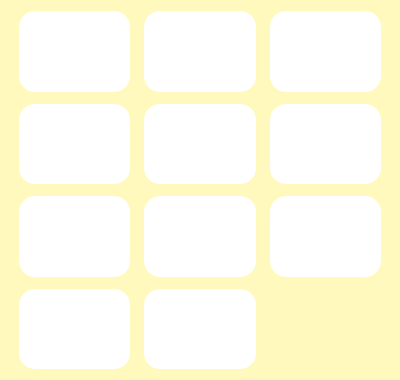
    <widget class="QWidget" name="scrollAreaWidgetContents">
     <property name="geometry">
      <rect>
       <x>0</x>
       <y>0</y>
       <width>400</width>
       <height>380</height>
      </rect>
     </property>
     <property name="styleSheet">
      <string notr="true">border-width:0px;
border-radius: 0px;
background-color: rgba(255, 249, 190, 255);</string>
     </property>
     <layout class="QVBoxLayout" name="verticalLayout">
      <item>
       <layout class="QGridLayout" name="gridLayout">
        <property name="leftMargin">
         <number>8</number>
        </property>
        <property name="topMargin">
         <number>0</number>
        </property>
        <property name="rightMargin">
         <number>8</number>
        </property>
        <property name="bottomMargin">
         <number>0</number>
        </property>
        <property name="horizontalSpacing">
         <number>14</number>
        </property>
        <property name="verticalSpacing">
         <number>12</number>
        </property>
        <item row="0" column="0">
         <widget class="QLabel" name="immagineLabel_10">
          <property name="sizePolicy">
           <sizepolicy hsizetype="MinimumExpanding" vsizetype="MinimumExpanding">
            <horstretch>0</horstretch>
            <verstretch>0</verstretch>
           </sizepolicy>
          </property>
          <property name="minimumSize">
           <size>
            <width>100</width>
            <height>80</height>
           </size>
          </property>
          <property name="styleSheet">
           <string notr="true">border-radius: 16px;
background-color: rgba(255, 255, 255, 255);</string>
          </property>
          <property name="text">
           <string/>
          </property>
          <property name="scaledContents">
           <bool>true</bool>
          </property>
          <property name="alignment">
           <set>Qt::AlignCenter</set>
          </property>
          <property name="margin">
           <number>10</number>
          </property>
          <property name="indent">
           <number>10</number>
          </property>
         </widget>
        </item>
        <item row="1" column="2">
         <widget class="QLabel" name="immagineLabel_15">
          <property name="sizePolicy">
           <sizepolicy hsizetype="MinimumExpanding" vsizetype="MinimumExpanding">
            <horstretch>0</horstretch>
            <verstretch>0</verstretch>
           </sizepolicy>
          </property>
          <property name="minimumSize">
           <size>
            <width>100</width>
            <height>80</height>
           </size>
          </property>
          <property name="styleSheet">
           <string notr="true">border-radius: 16px;
background-color: rgba(255, 255, 255, 255);</string>
          </property>
          <property name="text">
           <string/>
          </property>
          <property name="scaledContents">
           <bool>true</bool>
          </property>
          <property name="alignment">
           <set>Qt::AlignCenter</set>
          </property>
          <property name="margin">
           <number>10</number>
          </property>
          <property name="indent">
           <number>10</number>
          </property>
         </widget>
        </item>
        <item row="1" column="0">
         <widget class="QLabel" name="immagineLabel_11">
          <property name="sizePolicy">
           <sizepolicy hsizetype="MinimumExpanding" vsizetype="MinimumExpanding">
            <horstretch>0</horstretch>
            <verstretch>0</verstretch>
           </sizepolicy>
          </property>
          <property name="minimumSize">
           <size>
            <width>100</width>
            <height>80</height>
           </size>
          </property>
          <property name="styleSheet">
           <string notr="true">border-radius: 16px;
background-color: rgba(255, 255, 255, 255);</string>
          </property>
          <property name="text">
           <string/>
          </property>
          <property name="scaledContents">
           <bool>true</bool>
          </property>
          <property name="alignment">
           <set>Qt::AlignCenter</set>
          </property>
          <property name="margin">
           <number>10</number>
          </property>
          <property name="indent">
           <number>10</number>
          </property>
         </widget>
        </item>
        <item row="2" column="1">
         <widget class="QLabel" name="immagineLabel_16">
          <property name="sizePolicy">
           <sizepolicy hsizetype="MinimumExpanding" vsizetype="MinimumExpanding">
            <horstretch>0</horstretch>
            <verstretch>0</verstretch>
           </sizepolicy>
          </property>
          <property name="minimumSize">
           <size>
            <width>100</width>
            <height>80</height>
           </size>
          </property>
          <property name="styleSheet">
           <string notr="true">border-radius: 16px;
background-color: rgba(255, 255, 255, 255);</string>
          </property>
          <property name="text">
           <string/>
          </property>
          <property name="scaledContents">
           <bool>true</bool>
          </property>
          <property name="alignment">
           <set>Qt::AlignCenter</set>
          </property>
          <property name="margin">
           <number>10</number>
          </property>
          <property name="indent">
           <number>10</number>
          </property>
         </widget>
        </item>
        <item row="2" column="2">
         <widget class="QLabel" name="immagineLabel_17">
          <property name="sizePolicy">
           <sizepolicy hsizetype="MinimumExpanding" vsizetype="MinimumExpanding">
            <horstretch>0</horstretch>
            <verstretch>0</verstretch>
           </sizepolicy>
          </property>
          <property name="minimumSize">
           <size>
            <width>100</width>
            <height>80</height>
           </size>
          </property>
          <property name="styleSheet">
           <string notr="true">border-radius: 16px;
background-color: rgba(255, 255, 255, 255);</string>
          </property>
          <property name="text">
           <string/>
          </property>
          <property name="scaledContents">
           <bool>true</bool>
          </property>
          <property name="alignment">
           <set>Qt::AlignCenter</set>
          </property>
          <property name="margin">
           <number>10</number>
          </property>
          <property name="indent">
           <number>10</number>
          </property>
         </widget>
        </item>
        <item row="2" column="0">
         <widget class="QLabel" name="immagineLabel_18">
          <property name="sizePolicy">
           <sizepolicy hsizetype="MinimumExpanding" vsizetype="MinimumExpanding">
            <horstretch>0</horstretch>
            <verstretch>0</verstretch>
           </sizepolicy>
          </property>
          <property name="minimumSize">
           <size>
            <width>100</width>
            <height>80</height>
           </size>
          </property>
          <property name="styleSheet">
           <string notr="true">border-radius: 16px;
background-color: rgba(255, 255, 255, 255);</string>
          </property>
          <property name="text">
           <string/>
          </property>
          <property name="scaledContents">
           <bool>true</bool>
          </property>
          <property name="alignment">
           <set>Qt::AlignCenter</set>
          </property>
          <property name="margin">
           <number>10</number>
          </property>
          <property name="indent">
           <number>10</number>
          </property>
         </widget>
        </item>
        <item row="0" column="1">
         <widget class="QLabel" name="immagineLabel_14">
          <property name="sizePolicy">
           <sizepolicy hsizetype="MinimumExpanding" vsizetype="MinimumExpanding">
            <horstretch>0</horstretch>
            <verstretch>0</verstretch>
           </sizepolicy>
          </property>
          <property name="minimumSize">
           <size>
            <width>100</width>
            <height>80</height>
           </size>
          </property>
          <property name="styleSheet">
           <string notr="true">border-radius: 16px;
background-color: rgba(255, 255, 255, 255);</string>
          </property>
          <property name="text">
           <string/>
          </property>
          <property name="scaledContents">
           <bool>true</bool>
          </property>
          <property name="alignment">
           <set>Qt::AlignCenter</set>
          </property>
          <property name="margin">
           <number>10</number>
          </property>
          <property name="indent">
           <number>10</number>
          </property>
         </widget>
        </item>
        <item row="1" column="1">
         <widget class="QLabel" name="immagineLabel_12">
          <property name="sizePolicy">
           <sizepolicy hsizetype="MinimumExpanding" vsizetype="MinimumExpanding">
            <horstretch>0</horstretch>
            <verstretch>0</verstretch>
           </sizepolicy>
          </property>
          <property name="minimumSize">
           <size>
            <width>100</width>
            <height>80</height>
           </size>
          </property>
          <property name="styleSheet">
           <string notr="true">border-radius: 16px;
background-color: rgba(255, 255, 255, 255);</string>
          </property>
          <property name="text">
           <string/>
          </property>
          <property name="scaledContents">
           <bool>true</bool>
          </property>
          <property name="alignment">
           <set>Qt::AlignCenter</set>
          </property>
          <property name="margin">
           <number>10</number>
          </property>
          <property name="indent">
           <number>10</number>
          </property>
         </widget>
        </item>
        <item row="0" column="2">
         <widget class="QLabel" name="immagineLabel_13">
          <property name="sizePolicy">
           <sizepolicy hsizetype="MinimumExpanding" vsizetype="MinimumExpanding">
            <horstretch>0</horstretch>
            <verstretch>0</verstretch>
           </sizepolicy>
          </property>
          <property name="minimumSize">
           <size>
            <width>100</width>
            <height>80</height>
           </size>
          </property>
          <property name="styleSheet">
           <string notr="true">border-radius: 16px;
background-color: rgba(255, 255, 255, 255);</string>
          </property>
          <property name="text">
           <string/>
          </property>
          <property name="scaledContents">
           <bool>true</bool>
          </property>
          <property name="alignment">
           <set>Qt::AlignCenter</set>
          </property>
          <property name="margin">
           <number>10</number>
          </property>
          <property name="indent">
           <number>10</number>
          </property>
         </widget>
        </item>
        <item row="3" column="1">
         <widget class="QLabel" name="immagineLabel_19">
          <property name="sizePolicy">
           <sizepolicy hsizetype="MinimumExpanding" vsizetype="MinimumExpanding">
            <horstretch>0</horstretch>
            <verstretch>0</verstretch>
           </sizepolicy>
          </property>
          <property name="minimumSize">
           <size>
            <width>100</width>
            <height>80</height>
           </size>
          </property>
          <property name="styleSheet">
           <string notr="true">border-radius: 16px;
background-color: rgba(255, 255, 255, 255);</string>
          </property>
          <property name="text">
           <string/>
          </property>
          <property name="scaledContents">
           <bool>true</bool>
          </property>
          <property name="alignment">
           <set>Qt::AlignCenter</set>
          </property>
          <property name="margin">
           <number>10</number>
          </property>
          <property name="indent">
           <number>10</number>
          </property>
         </widget>
        </item>
        <item row="3" column="0">
         <widget class="QLabel" name="immagineLabel_21">
          <property name="sizePolicy">
           <sizepolicy hsizetype="MinimumExpanding" vsizetype="MinimumExpanding">
            <horstretch>0</horstretch>
            <verstretch>0</verstretch>
           </sizepolicy>
          </property>
          <property name="minimumSize">
           <size>
            <width>100</width>
            <height>80</height>
           </size>
          </property>
          <property name="styleSheet">
           <string notr="true">border-radius: 16px;
background-color: rgba(255, 255, 255, 255);</string>
          </property>
          <property name="text">
           <string/>
          </property>
          <property name="scaledContents">
           <bool>true</bool>
          </property>
          <property name="alignment">
           <set>Qt::AlignCenter</set>
          </property>
          <property name="margin">
           <number>10</number>
          </property>
          <property name="indent">
           <number>10</number>
          </property>
         </widget>
        </item>
       </layout>
      </item>
     </layout>
    </widget>
